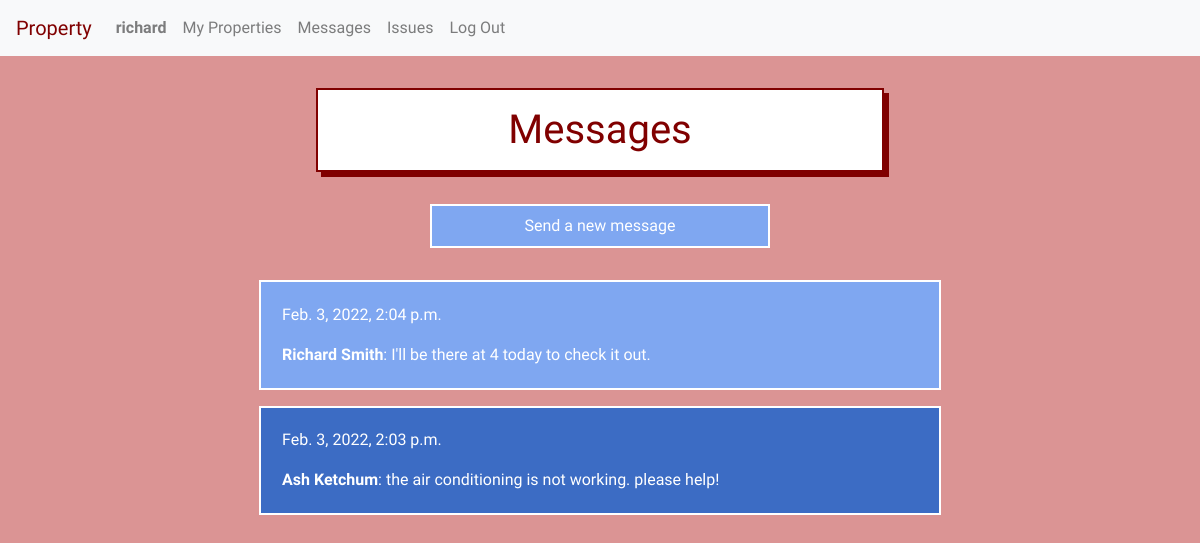
Before: /unit_messages/2 (signed in) with the older database file.
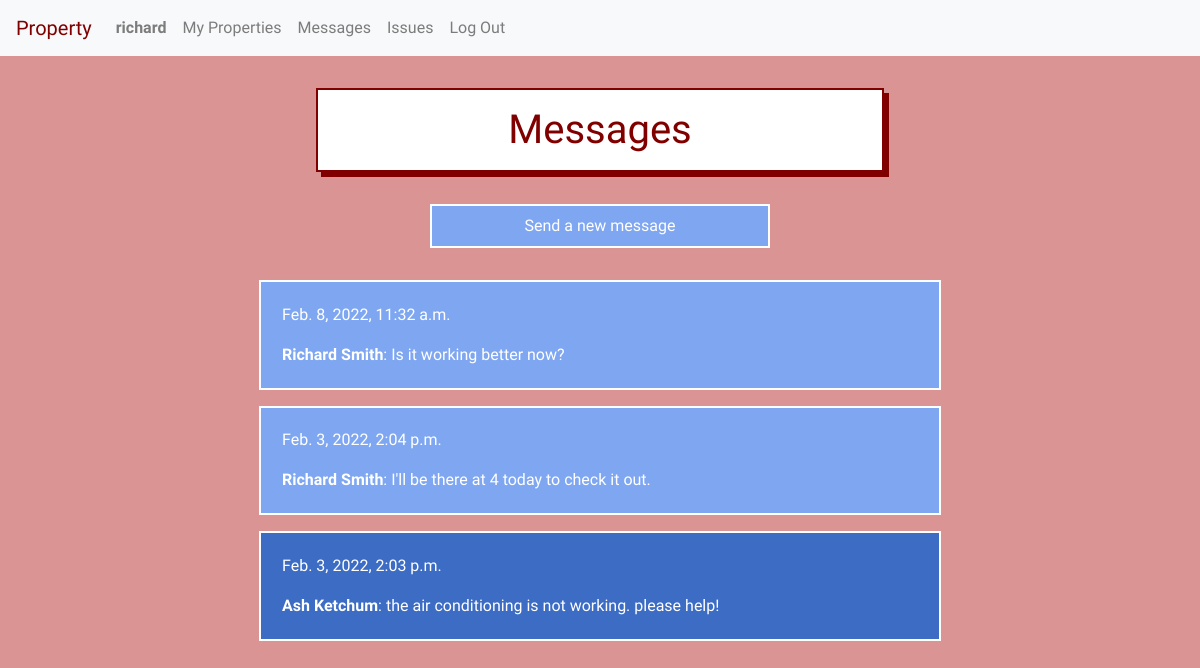
After: the same page with the newer database file.
### property/models.py (models this page shows, shortened)
class Message(models.Model):
    sender = models.ForeignKey(User, on_delete=models.CASCADE, related_name="senders")
    recipient = models.ForeignKey(User, on_delete=models.CASCADE, related_name="recipients")
    timestamp = models.DateTimeField(default=timezone.now)
    image = models.URLField(blank=True, default='', max_length=1000)
    text = models.TextField(max_length=1000, default=" ", null=False, blank=False)
    read = models.BooleanField(default=False)

class User(AbstractUser):
    tenant = models.BooleanField(default=True)
    manager = models.BooleanField(default=False)

### property/views.py (the view)
# urls.py: path("unit_messages/<int:unit_id>", views.unit_messages, name="unit_messages"),
@login_required
def unit_messages(request, unit_id):
    if request.method == "GET":
        unit = Unit.objects.get(id=unit_id)
        messages = Message.objects.filter(sender=unit.manager).filter(recipient=unit.tenant) | Message.objects.filter(recipient=unit.manager).filter(sender=unit.tenant)
        ordered_messages = Message.objects.filter(id__in=messages).order_by('-timestamp')
        return render(request, 'property/unit_messages.html', {
            "messages": ordered_messages,
            "unit": unit
        })
    else:
        return render(request, 'property/error.html')

### property/templates/property/unit_messages.html (shortened to what this page needs)
{% extends "property/layout.html" %}
{% block body %}
<h1>Messages</h1>
{% if user.manager %}
    <button onclick="show_send_message_form_block()" class="send_a_message">Send a new message</button>
    {% for message in messages %}
    <div class="listed-item-messages-{{message.sender.tenant}}">
        <div class="original_message_content">
            <p class="timestamp">{{ message.timestamp }}</p>
            <p id="original_content_{{message.id}}"><strong>{{ message.sender.first_name }} {{ message.sender.last_name }}</strong>: {{ message.text }}</p>
        </div>
    </div>
    {% endfor %}
{% else %}
Only property managers can see this page.
Click messages in the navigation bar to see your messages.
{% endif %}
{% endblock %}

Changed rows visible on the page:
added Message: timestamp "Feb. 8, 2022, 11:32 a.m.", sender.first_name "Richard", sender.last_name "Smith", text "Is it working better now?"
